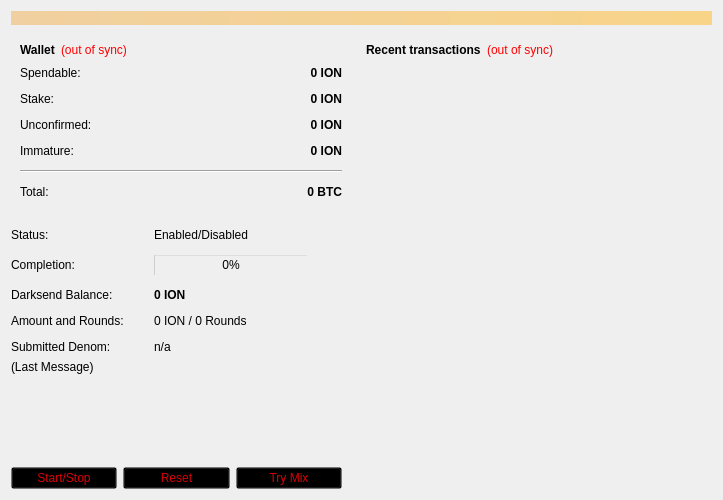
<?xml version="1.0" encoding="UTF-8"?>
<ui version="4.0">
 <class>OverviewPage</class>
 <widget class="QWidget" name="OverviewPage">
  <property name="geometry">
   <rect>
    <x>0</x>
    <y>0</y>
    <width>723</width>
    <height>500</height>
   </rect>
  </property>
  <property name="maximumSize">
   <size>
    <width>16777215</width>
    <height>500</height>
   </size>
  </property>
  <property name="windowTitle">
   <string>Form</string>
  </property>
  <layout class="QVBoxLayout" name="topLayout">
   <item>
    <widget class="QLabel" name="labelAlerts">
     <property name="visible">
      <bool>false</bool>
     </property>
     <property name="styleSheet">
      <string notr="true">background-color: qlineargradient(x1: 0, y1: 0, x2: 1, y2: 0, stop:0 #F0D0A0, stop:1 #F8D488);  color:#000000
</string>
     </property>
     <property name="wordWrap">
      <bool>true</bool>
     </property>
     <property name="margin">
      <number>3</number>
     </property>
    </widget>
   </item>
   <item>
    <layout class="QHBoxLayout" name="horizontalLayout" stretch="1,0">
     <item>
      <layout class="QVBoxLayout" name="verticalLayout_2">
       <item>
        <widget class="QWidget" name="widget" native="true">
         <property name="maximumSize">
          <size>
           <width>340</width>
           <height>16777215</height>
          </size>
         </property>
         <layout class="QVBoxLayout" name="verticalLayout_4">
          <item>
           <layout class="QHBoxLayout" name="horizontalLayout_4">
            <item>
             <widget class="QLabel" name="label_5">
              <property name="font">
               <font>
                <weight>75</weight>
                <bold>true</bold>
               </font>
              </property>
              <property name="text">
               <string>Wallet</string>
              </property>
             </widget>
            </item>
            <item>
             <widget class="QLabel" name="labelWalletStatus">
              <property name="toolTip">
               <string>The displayed information may be out of date. Your wallet automatically synchronizes with the ion network after a connection is established, but this process has not completed yet.</string>
              </property>
              <property name="styleSheet">
               <string notr="true">QLabel { color: red; }</string>
              </property>
              <property name="text">
               <string notr="true">(out of sync)</string>
              </property>
              <property name="alignment">
               <set>Qt::AlignLeading|Qt::AlignLeft|Qt::AlignVCenter</set>
              </property>
             </widget>
            </item>
            <item>
             <spacer name="horizontalSpacer_2">
              <property name="orientation">
               <enum>Qt::Horizontal</enum>
              </property>
              <property name="sizeHint" stdset="0">
               <size>
                <width>40</width>
                <height>20</height>
               </size>
              </property>
             </spacer>
            </item>
           </layout>
          </item>
          <item>
           <layout class="QFormLayout" name="formLayout_2">
            <property name="fieldGrowthPolicy">
             <enum>QFormLayout::AllNonFixedFieldsGrow</enum>
            </property>
            <property name="horizontalSpacing">
             <number>12</number>
            </property>
            <property name="verticalSpacing">
             <number>12</number>
            </property>
            <item row="0" column="0">
             <widget class="QLabel" name="label">
              <property name="text">
               <string>Spendable:</string>
              </property>
             </widget>
            </item>
            <item row="0" column="1">
             <widget class="QLabel" name="labelBalance">
              <property name="font">
               <font>
                <weight>75</weight>
                <bold>true</bold>
               </font>
              </property>
              <property name="cursor">
               <cursorShape>IBeamCursor</cursorShape>
              </property>
              <property name="toolTip">
               <string>Your current spendable balance</string>
              </property>
              <property name="text">
               <string notr="true">0 ION</string>
              </property>
              <property name="alignment">
               <set>Qt::AlignRight|Qt::AlignTrailing|Qt::AlignVCenter</set>
              </property>
              <property name="textInteractionFlags">
               <set>Qt::LinksAccessibleByMouse|Qt::TextSelectableByKeyboard|Qt::TextSelectableByMouse</set>
              </property>
             </widget>
            </item>
            <item row="1" column="0">
             <widget class="QLabel" name="label_6">
              <property name="text">
               <string>Stake:</string>
              </property>
             </widget>
            </item>
            <item row="1" column="1">
             <widget class="QLabel" name="labelStake">
              <property name="font">
               <font>
                <weight>75</weight>
                <bold>true</bold>
               </font>
              </property>
              <property name="cursor">
               <cursorShape>IBeamCursor</cursorShape>
              </property>
              <property name="toolTip">
               <string>Total of coins that was staked, and do not yet count toward the current balance</string>
              </property>
              <property name="text">
               <string notr="true">0 ION</string>
              </property>
              <property name="alignment">
               <set>Qt::AlignRight|Qt::AlignTrailing|Qt::AlignVCenter</set>
              </property>
              <property name="textInteractionFlags">
               <set>Qt::LinksAccessibleByMouse|Qt::TextSelectableByKeyboard|Qt::TextSelectableByMouse</set>
              </property>
             </widget>
            </item>
            <item row="2" column="0">
             <widget class="QLabel" name="label_3">
              <property name="text">
               <string>Unconfirmed:</string>
              </property>
             </widget>
            </item>
            <item row="2" column="1">
             <widget class="QLabel" name="labelUnconfirmed">
              <property name="font">
               <font>
                <weight>75</weight>
                <bold>true</bold>
               </font>
              </property>
              <property name="cursor">
               <cursorShape>IBeamCursor</cursorShape>
              </property>
              <property name="toolTip">
               <string>Total of transactions that have yet to be confirmed, and do not yet count toward the current balance</string>
              </property>
              <property name="text">
               <string notr="true">0 ION</string>
              </property>
              <property name="alignment">
               <set>Qt::AlignRight|Qt::AlignTrailing|Qt::AlignVCenter</set>
              </property>
              <property name="textInteractionFlags">
               <set>Qt::LinksAccessibleByMouse|Qt::TextSelectableByKeyboard|Qt::TextSelectableByMouse</set>
              </property>
             </widget>
            </item>
            <item row="3" column="0">
             <widget class="QLabel" name="labelImmatureText">
              <property name="text">
               <string>Immature:</string>
              </property>
             </widget>
            </item>
            <item row="3" column="1">
             <widget class="QLabel" name="labelImmature">
              <property name="font">
               <font>
                <weight>75</weight>
                <bold>true</bold>
               </font>
              </property>
              <property name="toolTip">
               <string>Mined balance that has not yet matured</string>
              </property>
              <property name="text">
               <string notr="true">0 ION</string>
              </property>
              <property name="alignment">
               <set>Qt::AlignRight|Qt::AlignTrailing|Qt::AlignVCenter</set>
              </property>
              <property name="textInteractionFlags">
               <set>Qt::LinksAccessibleByMouse|Qt::TextSelectableByKeyboard|Qt::TextSelectableByMouse</set>
              </property>
             </widget>
            </item>
            <item row="4" column="0" colspan="2">
             <widget class="Line" name="line">
              <property name="orientation">
               <enum>Qt::Horizontal</enum>
              </property>
             </widget>
            </item>
            <item row="5" column="0">
             <widget class="QLabel" name="labelTotalText">
              <property name="text">
               <string>Total:</string>
              </property>
             </widget>
            </item>
            <item row="5" column="1">
             <widget class="QLabel" name="labelTotal">
              <property name="font">
               <font>
                <weight>75</weight>
                <bold>true</bold>
               </font>
              </property>
              <property name="cursor">
               <cursorShape>IBeamCursor</cursorShape>
              </property>
              <property name="toolTip">
               <string>Your current total balance</string>
              </property>
              <property name="text">
               <string notr="true">0 BTC</string>
              </property>
              <property name="alignment">
               <set>Qt::AlignRight|Qt::AlignTrailing|Qt::AlignVCenter</set>
              </property>
              <property name="textInteractionFlags">
               <set>Qt::LinksAccessibleByMouse|Qt::TextSelectableByKeyboard|Qt::TextSelectableByMouse</set>
              </property>
             </widget>
            </item>
           </layout>
          </item>
         </layout>
        </widget>
       </item>
       <item>
        <spacer name="verticalSpacer">
         <property name="orientation">
          <enum>Qt::Vertical</enum>
         </property>
         <property name="sizeHint" stdset="0">
          <size>
           <width>20</width>
           <height>40</height>
          </size>
         </property>
        </spacer>
       </item>
       <item>
        <widget class="QFrame" name="frameDarksend">
         <property name="sizePolicy">
          <sizepolicy hsizetype="MinimumExpanding" vsizetype="MinimumExpanding">
           <horstretch>0</horstretch>
           <verstretch>0</verstretch>
          </sizepolicy>
         </property>
         <property name="minimumSize">
          <size>
           <width>300</width>
           <height>261</height>
          </size>
         </property>
         <property name="maximumSize">
          <size>
           <width>340</width>
           <height>16777215</height>
          </size>
         </property>
         <property name="styleSheet">
          <string notr="true">background:transparent;</string>
         </property>
         <property name="frameShape">
          <enum>QFrame::StyledPanel</enum>
         </property>
         <property name="frameShadow">
          <enum>QFrame::Raised</enum>
         </property>
         <widget class="QWidget" name="verticalLayoutWidget">
          <property name="geometry">
           <rect>
            <x>0</x>
            <y>0</y>
            <width>331</width>
            <height>261</height>
           </rect>
          </property>
          <layout class="QVBoxLayout" name="verticalLayout_5">
           <item>
            <layout class="QFormLayout" name="formLayout">
             <property name="fieldGrowthPolicy">
              <enum>QFormLayout::AllNonFixedFieldsGrow</enum>
             </property>
             <property name="horizontalSpacing">
              <number>30</number>
             </property>
             <property name="verticalSpacing">
              <number>12</number>
             </property>
             <item row="0" column="0">
              <widget class="QLabel" name="label_6">
               <property name="text">
                <string>Status:</string>
               </property>
              </widget>
             </item>
             <item row="0" column="1">
              <widget class="QLabel" name="darksendEnabled">
               <property name="styleSheet">
                <string notr="true">color: rgb(0, 0, 0);</string>
               </property>
               <property name="text">
                <string>Enabled/Disabled</string>
               </property>
              </widget>
             </item>
             <item row="1" column="0">
              <widget class="QLabel" name="label_7">
               <property name="styleSheet">
                <string notr="true">color: rgb(0, 0, 0);</string>
               </property>
               <property name="text">
                <string>Completion:</string>
               </property>
              </widget>
             </item>
             <item row="1" column="1">
              <widget class="QProgressBar" name="darksendProgress">
               <property name="maximumSize">
                <size>
                 <width>154</width>
                 <height>16777215</height>
                </size>
               </property>
               <property name="styleSheet">
                <string notr="true">background:transparent;</string>
               </property>
               <property name="value">
                <number>0</number>
               </property>
              </widget>
             </item>
             <item row="2" column="0">
              <widget class="QLabel" name="labelAnonymizedText">
               <property name="styleSheet">
                <string notr="true">color: rgb(0, 0, 0);</string>
               </property>
               <property name="text">
                <string>Darksend Balance:</string>
               </property>
              </widget>
             </item>
             <item row="2" column="1">
              <widget class="QLabel" name="labelAnonymized">
               <property name="font">
                <font>
                 <weight>75</weight>
                 <bold>true</bold>
                </font>
               </property>
               <property name="styleSheet">
                <string notr="true">color: rgb(0, 0, 0);</string>
               </property>
               <property name="text">
                <string>0 ION</string>
               </property>
              </widget>
             </item>
             <item row="3" column="0">
              <widget class="QLabel" name="label_8">
               <property name="styleSheet">
                <string notr="true">color: rgb(0, 0, 0);</string>
               </property>
               <property name="text">
                <string>Amount and Rounds:</string>
               </property>
              </widget>
             </item>
             <item row="3" column="1">
              <widget class="QLabel" name="labelAmountRounds">
               <property name="styleSheet">
                <string notr="true">color: rgb(0, 0, 0);</string>
               </property>
               <property name="text">
                <string>0 ION / 0 Rounds</string>
               </property>
              </widget>
             </item>
             <item row="4" column="0">
              <widget class="QLabel" name="label_9">
               <property name="styleSheet">
                <string notr="true">color: rgb(0, 0, 0);</string>
               </property>
               <property name="text">
                <string>Submitted Denom:</string>
               </property>
              </widget>
             </item>
             <item row="4" column="1">
              <widget class="QLabel" name="labelSubmittedDenom">
               <property name="statusTip">
                <string>The denominations you submitted to the ion Node. To mix, other users must submit the exact same denominations.</string>
               </property>
               <property name="styleSheet">
                <string notr="true">color: rgb(0, 0, 0);</string>
               </property>
               <property name="text">
                <string>n/a</string>
               </property>
              </widget>
             </item>
            </layout>
           </item>
           <item>
            <widget class="QLabel" name="darksendStatus">
             <property name="minimumSize">
              <size>
               <width>288</width>
               <height>43</height>
              </size>
             </property>
             <property name="styleSheet">
              <string notr="true">color: rgb(0, 0, 0);</string>
             </property>
             <property name="text">
              <string>(Last Message)</string>
             </property>
             <property name="alignment">
              <set>Qt::AlignLeading|Qt::AlignLeft|Qt::AlignTop</set>
             </property>
             <property name="wordWrap">
              <bool>true</bool>
             </property>
            </widget>
           </item>
           <item>
            <layout class="QHBoxLayout" name="horizontalLayout_2">
             <item>
              <widget class="QPushButton" name="toggleDarksend">
               <property name="sizePolicy">
                <sizepolicy hsizetype="MinimumExpanding" vsizetype="Fixed">
                 <horstretch>0</horstretch>
                 <verstretch>0</verstretch>
                </sizepolicy>
               </property>
               <property name="styleSheet">
                <string notr="true">color: rgb(217, 0, 7);</string>
               </property>
               <property name="text">
                <string>Start/Stop</string>
               </property>
              </widget>
             </item>
             <item>
              <widget class="QPushButton" name="darksendReset">
               <property name="sizePolicy">
                <sizepolicy hsizetype="MinimumExpanding" vsizetype="Fixed">
                 <horstretch>0</horstretch>
                 <verstretch>0</verstretch>
                </sizepolicy>
               </property>
               <property name="toolTip">
                <string>Reset the current status of Darksend (can interrupt Darksend if it's in the process of Mixing, which can cost you money!)</string>
               </property>
               <property name="autoFillBackground">
                <bool>false</bool>
               </property>
               <property name="styleSheet">
                <string notr="true">color: rgb(217, 0, 7);</string>
               </property>
               <property name="text">
                <string>Reset</string>
               </property>
              </widget>
             </item>
             <item>
              <widget class="QPushButton" name="darksendAuto">
               <property name="sizePolicy">
                <sizepolicy hsizetype="MinimumExpanding" vsizetype="Fixed">
                 <horstretch>0</horstretch>
                 <verstretch>0</verstretch>
                </sizepolicy>
               </property>
               <property name="toolTip">
                <string>Try to manually submit a Darksend request.</string>
               </property>
               <property name="styleSheet">
                <string notr="true">color: rgb(217, 0, 7);</string>
               </property>
               <property name="text">
                <string>Try Mix</string>
               </property>
              </widget>
             </item>
            </layout>
           </item>
          </layout>
         </widget>
        </widget>
       </item>
      </layout>
     </item>
     <item>
      <layout class="QVBoxLayout" name="verticalLayout_3">
       <item>
        <widget class="QWidget" name="widget_2" native="true">
         <property name="minimumSize">
          <size>
           <width>340</width>
           <height>0</height>
          </size>
         </property>
         <layout class="QVBoxLayout" name="verticalLayout">
          <item>
           <layout class="QHBoxLayout" name="horizontalLayout_2">
            <item>
             <widget class="QLabel" name="label_4">
              <property name="font">
               <font>
                <weight>75</weight>
                <bold>true</bold>
               </font>
              </property>
              <property name="text">
               <string>&lt;b&gt;Recent transactions&lt;/b&gt;</string>
              </property>
             </widget>
            </item>
            <item>
             <widget class="QLabel" name="labelTransactionsStatus">
              <property name="toolTip">
               <string>The displayed information may be out of date. Your wallet automatically synchronizes with the ion network after a connection is established, but this process has not completed yet.</string>
              </property>
              <property name="styleSheet">
               <string notr="true">QLabel { color: red; }</string>
              </property>
              <property name="text">
               <string notr="true">(out of sync)</string>
              </property>
              <property name="alignment">
               <set>Qt::AlignRight|Qt::AlignTrailing|Qt::AlignVCenter</set>
              </property>
             </widget>
            </item>
            <item>
             <spacer name="horizontalSpacer">
              <property name="orientation">
               <enum>Qt::Horizontal</enum>
              </property>
              <property name="sizeHint" stdset="0">
               <size>
                <width>40</width>
                <height>20</height>
               </size>
              </property>
             </spacer>
            </item>
           </layout>
          </item>
          <item>
           <widget class="QListView" name="listTransactions">
            <property name="styleSheet">
             <string notr="true">QListView { background: transparent; }</string>
            </property>
            <property name="frameShape">
             <enum>QFrame::NoFrame</enum>
            </property>
            <property name="verticalScrollBarPolicy">
             <enum>Qt::ScrollBarAlwaysOff</enum>
            </property>
            <property name="horizontalScrollBarPolicy">
             <enum>Qt::ScrollBarAlwaysOff</enum>
            </property>
            <property name="selectionMode">
             <enum>QAbstractItemView::NoSelection</enum>
            </property>
           </widget>
          </item>
         </layout>
        </widget>
       </item>
      </layout>
     </item>
    </layout>
   </item>
  </layout>
 </widget>
 <resources/>
 <connections/>
</ui>
